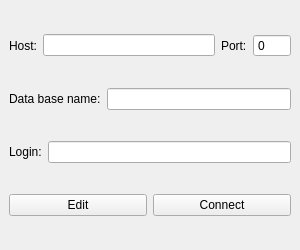
<?xml version="1.0" encoding="UTF-8"?>
<ui version="4.0">
 <class>MainWindow</class>
 <widget class="QMainWindow" name="MainWindow">
  <property name="geometry">
   <rect>
    <x>0</x>
    <y>0</y>
    <width>300</width>
    <height>250</height>
   </rect>
  </property>
  <property name="sizePolicy">
   <sizepolicy hsizetype="Preferred" vsizetype="Preferred">
    <horstretch>0</horstretch>
    <verstretch>0</verstretch>
   </sizepolicy>
  </property>
  <property name="windowTitle">
   <string>MainWindow</string>
  </property>
  <widget class="QWidget" name="centralwidget">
   <layout class="QVBoxLayout" name="verticalLayout">
    <item>
     <layout class="QHBoxLayout" name="horizontalLayout">
      <property name="sizeConstraint">
       <enum>QLayout::SetDefaultConstraint</enum>
      </property>
      <property name="topMargin">
       <number>0</number>
      </property>
      <item>
       <widget class="QLabel" name="l_host">
        <property name="text">
         <string>Host:</string>
        </property>
       </widget>
      </item>
      <item>
       <widget class="QLineEdit" name="le_currentHost">
        <property name="text">
         <string/>
        </property>
        <property name="readOnly">
         <bool>true</bool>
        </property>
        <property name="placeholderText">
         <string/>
        </property>
       </widget>
      </item>
      <item>
       <widget class="QLabel" name="l_port">
        <property name="text">
         <string>Port:</string>
        </property>
       </widget>
      </item>
      <item>
       <widget class="QSpinBox" name="sb_currentPort">
        <property name="readOnly">
         <bool>true</bool>
        </property>
        <property name="buttonSymbols">
         <enum>QAbstractSpinBox::NoButtons</enum>
        </property>
        <property name="minimum">
         <number>-1</number>
        </property>
        <property name="maximum">
         <number>9999</number>
        </property>
       </widget>
      </item>
     </layout>
    </item>
    <item>
     <layout class="QHBoxLayout" name="horizontalLayout_2">
      <item>
       <widget class="QLabel" name="l_dbName">
        <property name="text">
         <string>Data base name:</string>
        </property>
       </widget>
      </item>
      <item>
       <widget class="QLineEdit" name="le_currentDbName">
        <property name="readOnly">
         <bool>true</bool>
        </property>
        <property name="placeholderText">
         <string/>
        </property>
       </widget>
      </item>
     </layout>
    </item>
    <item>
     <layout class="QHBoxLayout" name="horizontalLayout_3">
      <item>
       <widget class="QLabel" name="label">
        <property name="text">
         <string>Login:</string>
        </property>
       </widget>
      </item>
      <item>
       <widget class="QLineEdit" name="le_currentLogin">
        <property name="readOnly">
         <bool>true</bool>
        </property>
       </widget>
      </item>
     </layout>
    </item>
    <item>
     <layout class="QHBoxLayout" name="horizontalLayout_4">
      <item>
       <widget class="QPushButton" name="pb_editName">
        <property name="sizePolicy">
         <sizepolicy hsizetype="Minimum" vsizetype="Maximum">
          <horstretch>0</horstretch>
          <verstretch>0</verstretch>
         </sizepolicy>
        </property>
        <property name="text">
         <string>Edit</string>
        </property>
       </widget>
      </item>
      <item>
       <widget class="QPushButton" name="pb_connect">
        <property name="sizePolicy">
         <sizepolicy hsizetype="Minimum" vsizetype="Maximum">
          <horstretch>0</horstretch>
          <verstretch>0</verstretch>
         </sizepolicy>
        </property>
        <property name="text">
         <string>Connect</string>
        </property>
       </widget>
      </item>
     </layout>
    </item>
   </layout>
  </widget>
 </widget>
 <resources/>
 <connections/>
</ui>
